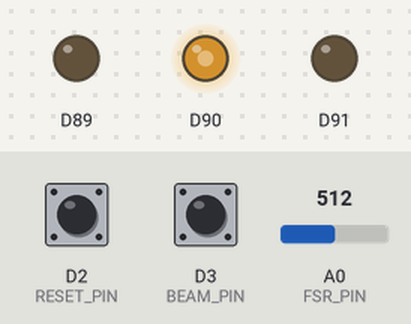
The sketch below on a simulated Arduino MKR. On the bench: output pins drawn as LEDs (lit = HIGH). The inputs (shaded band) are chosen by the test bench; at power-on: A0 (FSR_PIN) = 512, D2 (RESET_PIN) HIGH, D3 (BEAM_PIN) HIGH. WiFi joins after 1.5 s; servers stay silent unless stated; no MQTT or app messages arrive unless stated; what the sketch prints to the serial monitor is not drawn.

Above: at 3.4 s.
3.5 s: A0 (FSR_PIN) set to 554
5.9 s: A0 (FSR_PIN) set to 578
At 6.5 s:
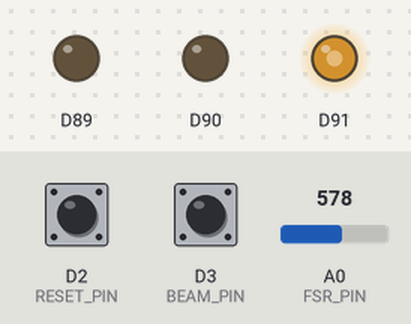
At 9.8 s:
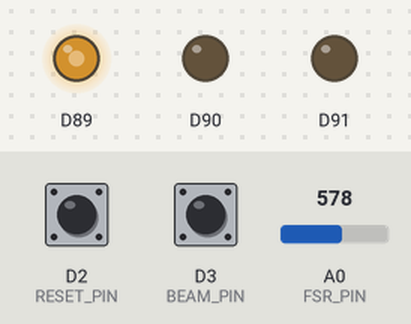
10.5 s: D2 (RESET_PIN) pulled LOW for 0.15 s
At 11.2 s:
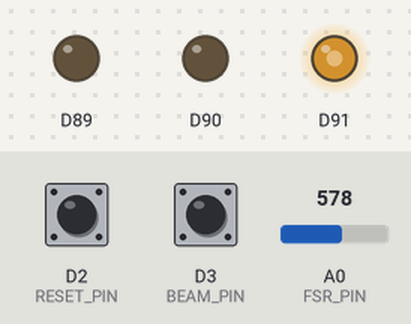
12.1 s: A0 (FSR_PIN) set to 935
15.1 s: A0 (FSR_PIN) set to 963
Timing chart, 0 to 17.6 s (numbered marks = the images above; inputs shaded):
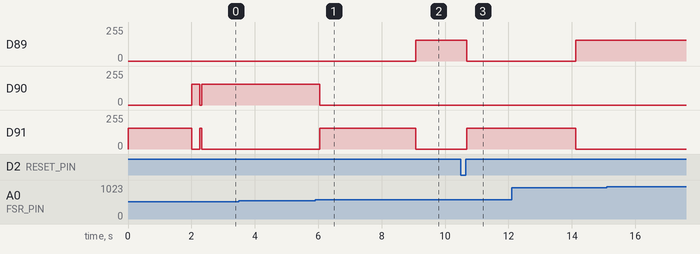

Measured:
- the behaviour switches between 562 and 563 on A0 (FSR_PIN) (found by bisection; images 0 and 1)
- after the input at 3.5 s, every drawn part: stays the same
- after the input at 5.9 s, D89: 0/255 → 155/255 after 3.2 s; D90: 155/255 → 0/255 after 0.15 s; D91: 0/255 → 155/255 after 0.15 s, → 0/255 3.0 s later
- after the input at 10.5 s, D89: 155/255 → 0/255 after 0.18 s; D91: 0/255 → 155/255 after 0.18 s
- after the input at 15.1 s, every drawn part: stays the same

The sketch:

mkr1010_mqtt_simple.ino
```cpp
#include <SPI.h>
#include <WiFiNINA.h>
#include <PubSubClient.h>
#include "arduino_secrets.h"
#include <utility/wifi_drv.h>

const char* ssid          = SECRET_SSID;
const char* password      = SECRET_PASS;
const char* mqtt_username = SECRET_MQTTUSER;
const char* mqtt_password = SECRET_MQTTPASS;
const char* mqtt_server   = "mqtt.cetools.org";
const int   mqtt_port     = 1884;

WiFiClient   wifiClient;
PubSubClient mqttClient(wifiClient);

// MQTT topic and client ID setup
String lightId    = "17"; // Set your unique device ID here
String mqtt_topic = "student/CASA0014/luminaire/" + lightId;
String clientId   = "";

const int WIDTH  = 12;
const int HEIGHT = 6;
const int NUM_LEDS = WIDTH * HEIGHT;     // 72 LEDs total
const int payload_size = NUM_LEDS * 3;   // RGB = 3 bytes per LED
byte RGBpayload[payload_size];

// LED order (bottom → top, each row left → right)
int rowOrder[NUM_LEDS];

// Returns the LED index from (x, y) coordinates
int indexFromXY(int x, int y) {
  if (x < 0 || x >= WIDTH || y < 0 || y >= HEIGHT) return -1;
  return x * HEIGHT + y; // Column-major order
}

// Builds the bottom-up row order array
void buildRowBottomUpOrder() {
  int k = 0;
  for (int y = HEIGHT - 1; y >= 0; --y) {
    for (int x = 0; x < WIDTH; ++x) {
      rowOrder[k++] = indexFromXY(x, y);
    }
  }
}

// Set color for a specific LED index
inline void setIndexRGB(int i, uint8_t r, uint8_t g, uint8_t b) {
  if (i < 0 || i >= NUM_LEDS) return;
  RGBpayload[i * 3 + 0] = r;
  RGBpayload[i * 3 + 1] = g;
  RGBpayload[i * 3 + 2] = b;
}

// Fill all LEDs with the same RGB color
void fillAll(uint8_t r, uint8_t g, uint8_t b) {
  for (int i = 0; i < NUM_LEDS; i++) {
    RGBpayload[i * 3 + 0] = r;
    RGBpayload[i * 3 + 1] = g;
    RGBpayload[i * 3 + 2] = b;
  }
}

// Publish LED frame to MQTT topic
void publishFrame() {
  mqttClient.publish(mqtt_topic.c_str(), RGBpayload, payload_size);
}

// Publish a solid color frame
void publishSolid(uint8_t r, uint8_t g, uint8_t b) {
  fillAll(r, g, b);
  publishFrame();
}

#define FSR_PIN A0
const int   FSR_BASELINE_SAMPLES = 50;  // Samples for baseline calibration
const float EMA_ALPHA = 0.15f;          // Exponential moving average filter
int   fsrBaseline = 0;
float fsrEma = 0;

int   ADC_THRESHOLD_200G = 950;         // Threshold for human detection
int   TRIGGER_DELTA      = 50;          // Trigger margin above baseline
const unsigned long SENSE_MS  = 50;     // Sampling interval
const unsigned long WINDOW_MS = 3000;   // Sampling window

// ---- Reset Button Configuration ----
#define RESET_PIN 2
const unsigned long DEBOUNCE_MS = 30;
bool btnStable = HIGH, btnLastRead = HIGH;
unsigned long btnLastChange = 0;

#define BEAM_PIN 3
const bool USE_PULLUP = true;
bool INVERTED = false;
int beamStable = HIGH, beamLastRead = HIGH;
unsigned long beamLastChange = 0;
const unsigned long BEAM_DEBOUNCE_MS = 50;

// ---- Watchdog Timer and Yellow Warning ----
const unsigned long WATCHDOG_BLOCK_MS   = 7000; // Time before obstruction alarm
const unsigned long WATCHDOG_RECOVER_MS = 800;  // Time to recover after obstruction clears
bool   watchdogActive = false;
unsigned long blockedStreakMs = 0;
unsigned long okStreakMs      = 0;
unsigned long lastStreakTick  = 0;
const unsigned long YELLOW_HINT_MS = 1500;
unsigned long yellowHintUntil = 0;

bool beamWasBroken = false;
int  intrudeCount = 0;
unsigned long blinkLastMs = 0;
bool blinkOn = true;

// Compute blinking period: more intrusions → faster blinking
unsigned long blinkPeriodForCount(int count) {
  if (count < 1) count = 1;
  long p = 1200 - (count - 1) * 150;
  if (p < 200) p = 200;
  if (p > 1200) p = 1200;
  return (unsigned long)p;
}

// One full row (12 LEDs) per intrusion
const int ROWS_PER_INC = 1;
inline int ledsForCount(int count) {
  long n = (long)count * ROWS_PER_INC * WIDTH;
  if (n > NUM_LEDS) n = NUM_LEDS;
  if (n < 0) n = 0;
  return (int)n;
}

// Light up cumulative red LEDs from bottom up; off when blinking state is false
void renderCumulativeRedBlink(int count, bool on) {
  int totalRed = ledsForCount(count);
  if (!on) {
    fillAll(0, 0, 0);
    publishFrame();
    return;
  }
  fillAll(0, 0, 0);
  for (int i = 0; i < totalRed; i++) {
    int idx = rowOrder[i];
    setIndexRGB(idx, 255, 0, 0);
  }
  publishFrame();
}

// ---- System Phases ----
enum Phase { WAITING, SAMPLING, ALARM_LATCHED };
Phase phase = WAITING;
unsigned long phaseStart = 0;
int peakValue = 0;

// External functions (defined in other files)
void startWifi();
void reconnectMQTT();
void callback(char*, byte*, unsigned int);
void LedRed();
void LedGreen();
void LedBlue();

void setLED_R(bool on) { WiFiDrv::analogWrite(25, on ? 155 : 0); }
void setLED_G(bool on) { WiFiDrv::analogWrite(26, on ? 155 : 0); }
void setLED_B(bool on) { WiFiDrv::analogWrite(27, on ? 155 : 0); }

// Read beam sensor with debounce filtering
bool readBeamStable() {
  int now = digitalRead(BEAM_PIN);
  if (now != beamLastRead) { beamLastRead = now; beamLastChange = millis(); }
  if (millis() - beamLastChange > BEAM_DEBOUNCE_MS)
    if (beamStable != now) beamStable = now;
  return (INVERTED ? (beamStable == LOW) : (beamStable == HIGH));
}

// Detect reset button press with debounce
bool pollResetPressed() {
  bool now = digitalRead(RESET_PIN);
  if (now != btnLastRead) { btnLastRead = now; btnLastChange = millis(); }
  if (millis() - btnLastChange > DEBOUNCE_MS) {
    if (btnStable != now) { bool prev = btnStable; btnStable = now;
      if (prev == LOW && btnStable == HIGH) return true;
    }
  }
  return false;
}

// Utility: print MAC address to Serial
void printMacAddress(byte mac[]) {
  for (int i = 5; i >= 0; i--) {
    if (mac[i] < 16) Serial.print("0");
    Serial.print(mac[i], HEX);
    if (i > 0) Serial.print(":");
  }
  Serial.println();
}

void setup() {
  Serial.begin(115200);
  Serial.println("Vespera + FSR + Beam (bottom-up rows + frequency blink)");

  // Generate unique client ID from MAC address
  byte mac[6];
  WiFi.macAddress(mac);
  Serial.print("MAC: "); printMacAddress(mac);
  char buf[32];
  snprintf(buf, sizeof(buf), "mkr1010-%02X%02X%02X%02X%02X%02X",
           mac[5], mac[4], mac[3], mac[2], mac[1], mac[0]);
  clientId = String(buf);

  // Initialize pins
  pinMode(RESET_PIN, INPUT_PULLUP);
  if (USE_PULLUP) pinMode(BEAM_PIN, INPUT_PULLUP); else pinMode(BEAM_PIN, INPUT);

  // Initialize LED layout and network
  buildRowBottomUpOrder();
  startWifi();
  mqttClient.setServer(mqtt_server, mqtt_port);
  mqttClient.setBufferSize(2000);
  mqttClient.setCallback(callback);

  // Calibrate FSR baseline
  long sum = 0;
  for (int i = 0; i < FSR_BASELINE_SAMPLES; i++) {
    sum += analogRead(FSR_PIN);
    delay(5);
  }
  fsrBaseline = sum / FSR_BASELINE_SAMPLES;
  fsrEma = fsrBaseline;
  Serial.print("FSR baseline = "); Serial.println(fsrBaseline);

  // Default LED color = Blue
  publishSolid(0, 0, 255);
  LedBlue();
  lastStreakTick = millis();
  Serial.println("System armed and waiting (BLUE).");
}

// ---- Main Loop ----
void loop() {
  // Maintain WiFi and MQTT connections
  if (!mqttClient.connected()) reconnectMQTT();
  if (WiFi.status() != WL_CONNECTED) startWifi();
  mqttClient.loop();

  // Handle reset button
  if (pollResetPressed() && phase == ALARM_LATCHED) {
    phase = WAITING; intrudeCount = 0; fsrEma = fsrBaseline;
    publishSolid(0, 0, 255); LedBlue();
    Serial.println("Reset pressed → WAITING (count=0, BLUE).");
  }

  // Sensor sampling timing
  static unsigned long lastSense = 0;
  if (millis() - lastSense < SENSE_MS) return;
  lastSense = millis();

  int raw = analogRead(FSR_PIN);
  fsrEma = EMA_ALPHA * raw + (1.0f - EMA_ALPHA) * fsrEma;
  bool beam_ok = readBeamStable();

  switch (phase) {

    case WAITING: {
      unsigned long nowMs = millis();
      unsigned long dt = nowMs - lastStreakTick;
      lastStreakTick = nowMs;

      // Watchdog: monitor if beam is blocked for too long
      if (!beam_ok) { blockedStreakMs = min(blockedStreakMs + dt, WATCHDOG_BLOCK_MS); okStreakMs = 0; }
      else          { okStreakMs += dt; if (okStreakMs >= WATCHDOG_RECOVER_MS) blockedStreakMs = 0; }

      if (!watchdogActive && blockedStreakMs >= WATCHDOG_BLOCK_MS) {
        watchdogActive = true;
        Serial.println("[Watchdog] Beam blocked → MAGENTA/YELLOW blink");
      }
      if (watchdogActive && okStreakMs >= WATCHDOG_RECOVER_MS) {
        watchdogActive = false;
        publishSolid(0, 0, 255);
        Serial.println("[Watchdog] Beam recovered → BLUE");
      }

      // Watchdog blinking pattern
      if (watchdogActive) {
        static unsigned long lastBlink = 0; static bool s = false;
        if (millis() - lastBlink > 600) {
          lastBlink = millis(); s = !s;
          if (s) publishSolid(255, 0, 255);
          else publishSolid(255, 255, 0);
        }
        break;
      }

      // Yellow hint if beam is interrupted but no pressure detected
      static bool prevBeamOk = true;
      if (!beam_ok && prevBeamOk && fsrEma < fsrBaseline + TRIGGER_DELTA) {
        yellowHintUntil = millis() + YELLOW_HINT_MS;
        publishSolid(255, 255, 0);
        Serial.println("[Hint] Object detected without pressure (YELLOW)");
      }
      prevBeamOk = beam_ok;

      if (yellowHintUntil && millis() >= yellowHintUntil) {
        yellowHintUntil = 0;
        publishSolid(0, 0, 255);
      }

      // Pressure detected: switch to sampling phase
      if (fsrEma > fsrBaseline + TRIGGER_DELTA) {
        phase = SAMPLING; phaseStart = millis(); peakValue = (int)fsrEma;
        LedBlue(); Serial.println(">>> Pressure detected, entering SAMPLING phase");
        yellowHintUntil = 0;
      }
      break;
    }


    case SAMPLING: {
      // Track maximum FSR value during the sampling window
      if ((int)fsrEma > peakValue) peakValue = (int)fsrEma;

      // Sampling window complete
      if (millis() - phaseStart > WINDOW_MS) {
        Serial.print("Sampling done. Peak = "); Serial.println(peakValue);

        // Human detection (high weight)
        if (peakValue >= ADC_THRESHOLD_200G) {
          publishSolid(0, 255, 0); LedGreen();
          Serial.println("=> Human detected (GREEN 3s)");
          delay(3000);
          publishSolid(0, 0, 255); LedBlue();
          phase = WAITING; fsrEma = fsrBaseline; intrudeCount = 0;
        }
        // Intruder
        else {
          intrudeCount = 1;
          blinkOn = true; blinkLastMs = millis();
          renderCumulativeRedBlink(intrudeCount, blinkOn); LedRed();
          Serial.println("=> Intruder detected (RED latch, count=1, blinking)");
          phase = ALARM_LATCHED;
          beamWasBroken = !beam_ok;
        }
      }
      break;
    }

    case ALARM_LATCHED: {
      // Count new intrusions
      if (!beam_ok && !beamWasBroken) {
        beamWasBroken = true;
        intrudeCount++;
        Serial.print("Beam crossed. Count="); Serial.println(intrudeCount);
        blinkOn = true; blinkLastMs = millis();
        renderCumulativeRedBlink(intrudeCount, blinkOn);
      }
      else if (beam_ok && beamWasBroken) {
        beamWasBroken = false;
      }

      // Handle LED blinking frequency
      unsigned long period = blinkPeriodForCount(intrudeCount);
      if (millis() - blinkLastMs > period / 2) {
        blinkLastMs = millis();
        blinkOn = !blinkOn;
        renderCumulativeRedBlink(intrudeCount, blinkOn);
      }
      break;
    }
  }
}
```

RGBLED.ino
```cpp
void toggleRGB(){

  WiFiDrv::analogWrite(25, 255);
  WiFiDrv::analogWrite(26, 0);
  WiFiDrv::analogWrite(27, 0);

  delay(1000);

  WiFiDrv::analogWrite(25, 0);
  WiFiDrv::analogWrite(26, 255);
  WiFiDrv::analogWrite(27, 0);

  delay(1000);

  WiFiDrv::analogWrite(25, 0);
  WiFiDrv::analogWrite(26, 0);
  WiFiDrv::analogWrite(27, 255);

  delay(1000);

  WiFiDrv::analogWrite(25, 0);
  WiFiDrv::analogWrite(26, 0);
  WiFiDrv::analogWrite(27, 0);

  delay(1000);
}

void LedRed(){
  WiFiDrv::analogWrite(25, 155);
  WiFiDrv::analogWrite(26, 0);
  WiFiDrv::analogWrite(27, 0);
}

void LedBlue(){
  WiFiDrv::analogWrite(25, 0);
  WiFiDrv::analogWrite(26, 0);
  WiFiDrv::analogWrite(27, 155);
}

void LedGreen(){
  WiFiDrv::analogWrite(25, 0);
  WiFiDrv::analogWrite(26, 155);
  WiFiDrv::analogWrite(27, 0);
}
```

arduino_secrets.h
```cpp
#define SECRET_SSID     "CE-Hub-Student"
#define SECRET_PASS     "casa-ce-gagarin-public-service"
#define SECRET_MQTTUSER "student"
#define SECRET_MQTTPASS "ce2021-mqtt-forget-whale"
```

connections.ino
```cpp
// Function to handle incoming MQTT messages
void callback(char* topic, byte* payload, unsigned int length) {
  Serial.print("Message received on topic: ");
  Serial.println(topic);
}


// Connect wifi and get mac address for unique clientId and print out some setup info
void startWifi(){
  delay(10);
  LedBlue(); // show Blue LED when looking for wifi
  Serial.print("Connecting to WiFi: ");
  Serial.println(ssid);

  // Check if the WiFi module is present
  if (WiFi.status() == WL_NO_MODULE) {
    Serial.println("Communication with WiFi module failed!");
    // Don't continue if module is not present
    while (true);
  }

  // Attempt to connect to WiFi network
  int status = WL_IDLE_STATUS;
  while (status != WL_CONNECTED) {
    status = WiFi.begin(ssid, password);
    Serial.print(".");
    delay(500);
  }

  Serial.println("\nWiFi connected!");
  Serial.print("IP address: ");
  Serial.println(WiFi.localIP());

  LedGreen(); // all good so show green for go
}


// handle reconnects to MQTT broker
void reconnectMQTT() {
  // Loop until we're reconnected
  LedBlue();
  while (!mqttClient.connected()) {
    Serial.println("Connecting to MQTT...");
    if (mqttClient.connect(clientId.c_str(), mqtt_username, mqtt_password)) {
      Serial.println("connected");
      // Subscribe to the topic you want to listen to
      mqttClient.subscribe(mqtt_topic.c_str());
      Serial.println("Subscribed to MQTT topics");
    } else {
      Serial.print("failed, rc=");
      Serial.print(mqttClient.state());
      Serial.println(" try again in 5 seconds");
      delay(5000);
    }
  }
  LedGreen();
}
```
